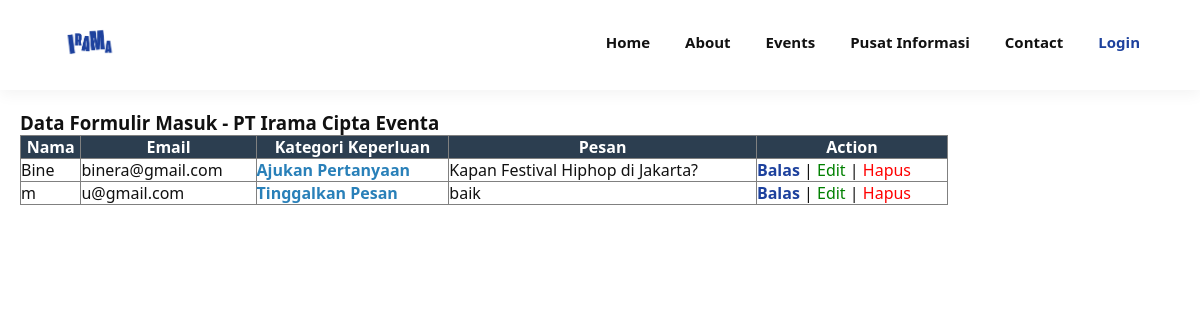
The app's page /admin/tampil_tamu_tabel.php (signed in) with its own data.
### tables this page shows
CREATE TABLE `buku_tamu` (
  `id_tamu` int(11) NOT NULL,
  `nama` varchar(100) NOT NULL,
  `email` varchar(100) NOT NULL,
  `kategori` varchar(50) NOT NULL,
  `pesan` text NOT NULL,
  `jawaban` text DEFAULT NULL,
  `tanggal_isi` timestamp NOT NULL DEFAULT current_timestamp()
);

### admin/tampil_tamu_tabel.php (the view, shortened to what this page needs)
<?php
include("../config/koneksi.php");
include("../templates/header.php");
?>
<div style="margin: 20px;">
    <h3>Data Formulir Masuk - PT Irama Cipta Eventa</h3>
    <table border="1" cellpadding="8" cellspacing="0" style="width: 80%; border-collapse: collapse;">
        <tr>
            <th bgcolor='#2c3e50' style='color:white;'>Nama</th>
            <th bgcolor='#2c3e50' style='color:white;'>Email</th>
            <th bgcolor='#2c3e50' style='color:white;'>Kategori Keperluan</th>
            <th bgcolor='#2c3e50' style='color:white;'>Pesan</th>
            <th bgcolor='#2c3e50' style='color:white;'>Action</th>
        </tr>
        <?php
        $tampil = "select * from buku_tamu order by id_tamu";
        $hasil = mysqli_query($konek, $tampil);
        while ($data = mysqli_fetch_array($hasil)) {
            echo "<tr>";
            echo "<td>$data[nama]</td>";
            echo "<td>$data[email]</td>";
            echo "<td style='font-weight: bold; color: #2980b9;'>$data[kategori]</td>";
            echo "<td>$data[pesan]</td>";
            echo "<td>
                    <a href=\"balas_tamu.php?id=$data[id_tamu]\" style='color:#1d419d; font-weight:bold;'>Balas</a> |
                    <a href=\"edit_tamu.php?id=$data[id_tamu]\" style='color:green;'>Edit</a> |
                    <a href=\"hapus_tamu.php?id=$data[id_tamu]\" style='color:red;' onclick=\"return confirm('Hapus pesan ini?')\">Hapus</a>
                  </td>";
            echo "</tr>";
        }
        ?>
    </table>
</div>
</body>
</html>

### assets/css/style.css (style rules this page uses)
* { margin: 0; padding: 0; box-sizing: border-box; }
body { font-family: 'Segoe UI', Tahoma, Geneva, Verdana, sans-serif; background-color: #fff; color: #111; }
a { text-decoration: none; transition: 0.3s; }

### records on screen
buku_tamu: nama "Bine", email "binera@gmail.com", kategori "Ajukan Pertanyaan", pesan "Kapan Festival Hiphop di Jakarta?"
buku_tamu: nama "m", email "u@gmail.com", kategori "Tinggalkan Pesan", pesan "baik"
